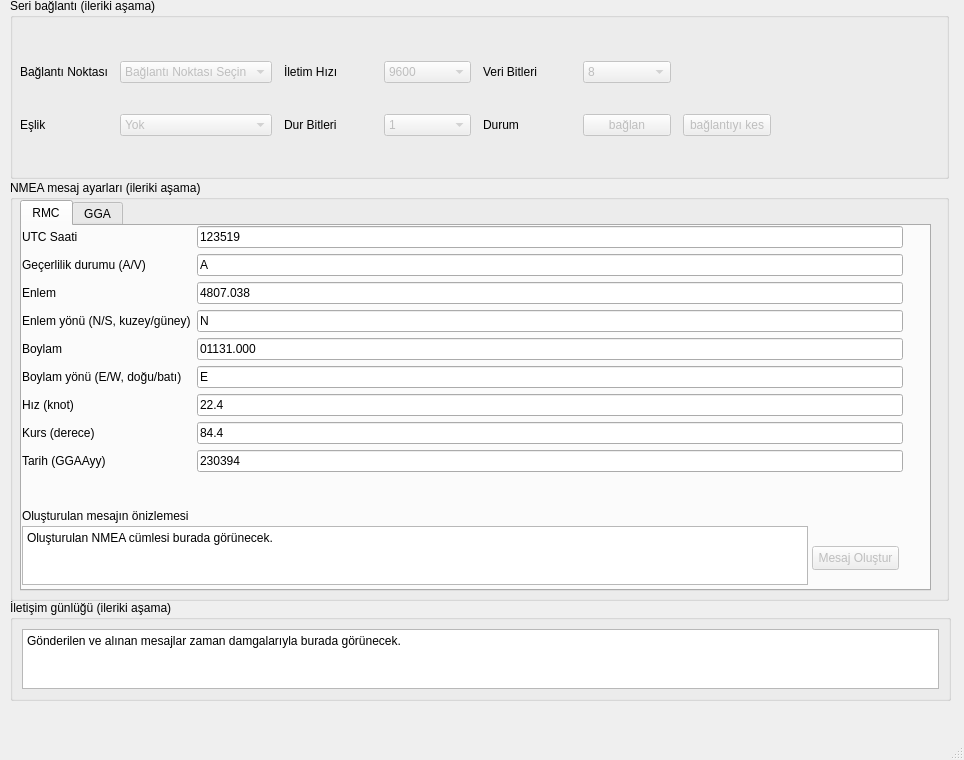
<?xml version="1.0" encoding="UTF-8"?>
<ui version="4.0">
 <class>MainWindow</class>
 <widget class="QMainWindow" name="MainWindow">
  <property name="geometry">
   <rect>
    <x>0</x>
    <y>0</y>
    <width>964</width>
    <height>760</height>
   </rect>
  </property>
  <property name="windowTitle">
   <string>NMEA0183 Haberleşme Simülatörü</string>
  </property>
  <widget class="QWidget" name="centralwidget">
   <widget class="QGroupBox" name="groupBox">
    <property name="geometry">
     <rect>
      <x>10</x>
      <y>-2</y>
      <width>939</width>
      <height>181</height>
     </rect>
    </property>
    <property name="title">
     <string>Seri bağlantı (ileriki aşama)</string>
    </property>
    <widget class="QWidget" name="layoutWidget">
     <property name="geometry">
      <rect>
       <x>10</x>
       <y>40</y>
       <width>751</width>
       <height>121</height>
      </rect>
     </property>
     <layout class="QGridLayout" name="gridLayout">
      <property name="horizontalSpacing">
       <number>12</number>
      </property>
      <property name="verticalSpacing">
       <number>8</number>
      </property>
      <item row="0" column="0">
       <widget class="QLabel" name="label_3">
        <property name="text">
         <string>Bağlantı Noktası</string>
        </property>
       </widget>
      </item>
      <item row="0" column="1">
       <widget class="QComboBox" name="comboBox_5">
        <property name="enabled">
         <bool>false</bool>
        </property>
        <item>
         <property name="text">
          <string>Bağlantı Noktası Seçin</string>
         </property>
        </item>
       </widget>
      </item>
      <item row="0" column="2">
       <widget class="QLabel" name="label_5">
        <property name="text">
         <string>İletim Hızı</string>
        </property>
       </widget>
      </item>
      <item row="0" column="3">
       <widget class="QComboBox" name="comboBox_4">
        <property name="enabled">
         <bool>false</bool>
        </property>
        <item>
         <property name="text">
          <string>9600</string>
         </property>
        </item>
        <item>
         <property name="text">
          <string>115200</string>
         </property>
        </item>
       </widget>
      </item>
      <item row="0" column="4">
       <widget class="QLabel" name="label_2">
        <property name="text">
         <string>Veri Bitleri</string>
        </property>
       </widget>
      </item>
      <item row="0" column="5">
       <widget class="QComboBox" name="comboBox_3">
        <property name="enabled">
         <bool>false</bool>
        </property>
        <item>
         <property name="text">
          <string>8</string>
         </property>
        </item>
        <item>
         <property name="text">
          <string>7</string>
         </property>
        </item>
       </widget>
      </item>
      <item row="1" column="0">
       <widget class="QLabel" name="label">
        <property name="text">
         <string>Eşlik</string>
        </property>
       </widget>
      </item>
      <item row="1" column="1">
       <widget class="QComboBox" name="comboBox_2">
        <property name="enabled">
         <bool>false</bool>
        </property>
        <item>
         <property name="text">
          <string>Yok</string>
         </property>
        </item>
        <item>
         <property name="text">
          <string>Çift</string>
         </property>
        </item>
        <item>
         <property name="text">
          <string>Tek</string>
         </property>
        </item>
       </widget>
      </item>
      <item row="1" column="2">
       <widget class="QLabel" name="label_6">
        <property name="text">
         <string>Dur Bitleri</string>
        </property>
       </widget>
      </item>
      <item row="1" column="3">
       <widget class="QComboBox" name="comboBox">
        <property name="enabled">
         <bool>false</bool>
        </property>
        <item>
         <property name="text">
          <string>1</string>
         </property>
        </item>
        <item>
         <property name="text">
          <string>2</string>
         </property>
        </item>
       </widget>
      </item>
      <item row="1" column="4">
       <widget class="QLabel" name="label_4">
        <property name="text">
         <string>Durum</string>
        </property>
       </widget>
      </item>
      <item row="1" column="5">
       <widget class="QPushButton" name="pushButton">
        <property name="enabled">
         <bool>false</bool>
        </property>
        <property name="text">
         <string>bağlan</string>
        </property>
       </widget>
      </item>
      <item row="1" column="6">
       <widget class="QPushButton" name="pushButton_2">
        <property name="enabled">
         <bool>false</bool>
        </property>
        <property name="text">
         <string>bağlantıyı kes</string>
        </property>
       </widget>
      </item>
     </layout>
    </widget>
   </widget>
   <widget class="QGroupBox" name="groupBox_3">
    <property name="geometry">
     <rect>
      <x>10</x>
      <y>600</y>
      <width>941</width>
      <height>101</height>
     </rect>
    </property>
    <property name="title">
     <string>İletişim günlüğü (ileriki aşama)</string>
    </property>
    <layout class="QVBoxLayout" name="verticalLayout">
     <item>
      <widget class="QPlainTextEdit" name="plainTextEdit_3">
       <property name="plainText">
        <string>Gönderilen ve alınan mesajlar zaman damgalarıyla burada görünecek.</string>
       </property>
      </widget>
     </item>
    </layout>
   </widget>
   <widget class="QGroupBox" name="groupBox_2">
    <property name="geometry">
     <rect>
      <x>10</x>
      <y>180</y>
      <width>939</width>
      <height>421</height>
     </rect>
    </property>
    <property name="title">
     <string>NMEA mesaj ayarları (ileriki aşama)</string>
    </property>
    <widget class="QTabWidget" name="tabWidget">
     <property name="geometry">
      <rect>
       <x>10</x>
       <y>20</y>
       <width>911</width>
       <height>391</height>
      </rect>
     </property>
     <property name="currentIndex">
      <number>0</number>
     </property>
     <widget class="QWidget" name="tab">
      <attribute name="title">
       <string>RMC</string>
      </attribute>
      <widget class="QPushButton" name="pushButton_4">
       <property name="enabled">
        <bool>false</bool>
       </property>
       <property name="geometry">
        <rect>
         <x>790</x>
         <y>320</y>
         <width>87</width>
         <height>24</height>
        </rect>
       </property>
       <property name="text">
        <string>Mesaj Oluştur</string>
       </property>
      </widget>
      <widget class="QPlainTextEdit" name="plainTextEdit_2">
       <property name="geometry">
        <rect>
         <x>0</x>
         <y>300</y>
         <width>786</width>
         <height>59</height>
        </rect>
       </property>
       <property name="readOnly">
        <bool>true</bool>
       </property>
       <property name="plainText">
        <string>Oluşturulan NMEA cümlesi burada görünecek.</string>
       </property>
      </widget>
      <widget class="QLabel" name="label_34">
       <property name="geometry">
        <rect>
         <x>0</x>
         <y>280</y>
         <width>181</width>
         <height>20</height>
        </rect>
       </property>
       <property name="text">
        <string>Oluşturulan mesajın önizlemesi</string>
       </property>
      </widget>
      <widget class="QWidget" name="layoutWidget">
       <property name="geometry">
        <rect>
         <x>0</x>
         <y>0</y>
         <width>881</width>
         <height>266</height>
        </rect>
       </property>
       <layout class="QFormLayout" name="formLayout">
        <item row="0" column="0">
         <widget class="QLabel" name="label_8">
          <property name="text">
           <string>UTC Saati</string>
          </property>
         </widget>
        </item>
        <item row="0" column="1">
         <widget class="QLineEdit" name="lineEdit">
          <property name="text">
           <string>123519</string>
          </property>
         </widget>
        </item>
        <item row="1" column="0">
         <widget class="QLabel" name="label_7">
          <property name="text">
           <string>Geçerlilik durumu (A/V)</string>
          </property>
         </widget>
        </item>
        <item row="1" column="1">
         <widget class="QLineEdit" name="lineEdit_7">
          <property name="text">
           <string>A</string>
          </property>
         </widget>
        </item>
        <item row="2" column="0">
         <widget class="QLabel" name="label_9">
          <property name="text">
           <string>Enlem</string>
          </property>
         </widget>
        </item>
        <item row="2" column="1">
         <widget class="QLineEdit" name="lineEdit_2">
          <property name="text">
           <string>4807.038</string>
          </property>
         </widget>
        </item>
        <item row="3" column="0">
         <widget class="QLabel" name="label_10">
          <property name="text">
           <string>Enlem yönü (N/S, kuzey/güney)</string>
          </property>
         </widget>
        </item>
        <item row="3" column="1">
         <widget class="QLineEdit" name="lineEdit_8">
          <property name="text">
           <string>N</string>
          </property>
         </widget>
        </item>
        <item row="4" column="0">
         <widget class="QLabel" name="label_11">
          <property name="text">
           <string>Boylam</string>
          </property>
         </widget>
        </item>
        <item row="4" column="1">
         <widget class="QLineEdit" name="lineEdit_6">
          <property name="text">
           <string>01131.000</string>
          </property>
         </widget>
        </item>
        <item row="5" column="0">
         <widget class="QLabel" name="label_12">
          <property name="text">
           <string>Boylam yönü (E/W, doğu/batı)</string>
          </property>
         </widget>
        </item>
        <item row="5" column="1">
         <widget class="QLineEdit" name="lineEdit_5">
          <property name="text">
           <string>E</string>
          </property>
         </widget>
        </item>
        <item row="6" column="0">
         <widget class="QLabel" name="label_13">
          <property name="text">
           <string>Hız (knot)</string>
          </property>
         </widget>
        </item>
        <item row="6" column="1">
         <widget class="QLineEdit" name="lineEdit_3">
          <property name="text">
           <string>22.4</string>
          </property>
         </widget>
        </item>
        <item row="7" column="0">
         <widget class="QLabel" name="label_14">
          <property name="text">
           <string>Kurs (derece)</string>
          </property>
         </widget>
        </item>
        <item row="7" column="1">
         <widget class="QLineEdit" name="lineEdit_9">
          <property name="text">
           <string>84.4</string>
          </property>
         </widget>
        </item>
        <item row="8" column="0">
         <widget class="QLabel" name="label_15">
          <property name="text">
           <string>Tarih (GGAAyy)</string>
          </property>
         </widget>
        </item>
        <item row="8" column="1">
         <widget class="QLineEdit" name="lineEdit_4">
          <property name="text">
           <string>230394</string>
          </property>
         </widget>
        </item>
       </layout>
      </widget>
     </widget>
     <widget class="QWidget" name="tab_2">
      <attribute name="title">
       <string>GGA</string>
      </attribute>
      <widget class="QLabel" name="label_33">
       <property name="geometry">
        <rect>
         <x>0</x>
         <y>280</y>
         <width>181</width>
         <height>20</height>
        </rect>
       </property>
       <property name="text">
        <string>Oluşturulan mesajın önizlemesi</string>
       </property>
      </widget>
      <widget class="QWidget" name="layoutWidget">
       <property name="geometry">
        <rect>
         <x>0</x>
         <y>0</y>
         <width>881</width>
         <height>236</height>
        </rect>
       </property>
       <layout class="QFormLayout" name="formLayout_2">
        <item row="0" column="0">
         <widget class="QLabel" name="label_25">
          <property name="text">
           <string>UTC saati</string>
          </property>
         </widget>
        </item>
        <item row="0" column="1">
         <widget class="QLineEdit" name="lineEdit_19">
          <property name="text">
           <string>123519</string>
          </property>
         </widget>
        </item>
        <item row="1" column="0">
         <widget class="QLabel" name="label_26">
          <property name="text">
           <string>Enlem</string>
          </property>
         </widget>
        </item>
        <item row="1" column="1">
         <widget class="QLineEdit" name="lineEdit_20">
          <property name="text">
           <string>4807.038</string>
          </property>
         </widget>
        </item>
        <item row="2" column="0">
         <widget class="QLabel" name="label_27">
          <property name="text">
           <string>Enlem yönü (N/S, kuzey/güney)</string>
          </property>
         </widget>
        </item>
        <item row="2" column="1">
         <widget class="QLineEdit" name="lineEdit_21">
          <property name="text">
           <string>N</string>
          </property>
         </widget>
        </item>
        <item row="3" column="0">
         <widget class="QLabel" name="label_29">
          <property name="text">
           <string>Boylam</string>
          </property>
         </widget>
        </item>
        <item row="3" column="1">
         <widget class="QLineEdit" name="lineEdit_22">
          <property name="text">
           <string>01131.000</string>
          </property>
         </widget>
        </item>
        <item row="4" column="0">
         <widget class="QLabel" name="label_30">
          <property name="text">
           <string>Boylam yönü (E/W, doğu/batı)</string>
          </property>
         </widget>
        </item>
        <item row="4" column="1">
         <widget class="QLineEdit" name="lineEdit_23">
          <property name="text">
           <string>E</string>
          </property>
         </widget>
        </item>
        <item row="5" column="0">
         <widget class="QLabel" name="label_31">
          <property name="text">
           <string>Konum düzeltme kalitesi</string>
          </property>
         </widget>
        </item>
        <item row="5" column="1">
         <widget class="QLineEdit" name="lineEdit_24">
          <property name="text">
           <string>1</string>
          </property>
         </widget>
        </item>
        <item row="6" column="0">
         <widget class="QLabel" name="label_32">
          <property name="text">
           <string>Uydu sayısı</string>
          </property>
         </widget>
        </item>
        <item row="6" column="1">
         <widget class="QLineEdit" name="lineEdit_25">
          <property name="text">
           <string>08</string>
          </property>
         </widget>
        </item>
        <item row="7" column="0">
         <widget class="QLabel" name="label_28">
          <property name="text">
           <string>Yükseklik (m)</string>
          </property>
         </widget>
        </item>
        <item row="7" column="1">
         <widget class="QLineEdit" name="lineEdit_26">
          <property name="text">
           <string>545.4</string>
          </property>
         </widget>
        </item>
       </layout>
      </widget>
      <widget class="QWidget" name="layoutWidget">
       <property name="geometry">
        <rect>
         <x>0</x>
         <y>300</y>
         <width>881</width>
         <height>72</height>
        </rect>
       </property>
       <layout class="QHBoxLayout" name="horizontalLayout_3">
        <item>
         <widget class="QPlainTextEdit" name="plainTextEdit">
          <property name="readOnly">
           <bool>true</bool>
          </property>
          <property name="plainText">
           <string>Oluşturulan NMEA cümlesi burada görünecek.</string>
          </property>
         </widget>
        </item>
        <item>
         <widget class="QPushButton" name="pushButton_3">
          <property name="enabled">
           <bool>false</bool>
          </property>
          <property name="text">
           <string>Mesaj Oluştur</string>
          </property>
         </widget>
        </item>
       </layout>
      </widget>
     </widget>
    </widget>
   </widget>
  </widget>
  <widget class="QMenuBar" name="menubar">
   <property name="geometry">
    <rect>
     <x>0</x>
     <y>0</y>
     <width>964</width>
     <height>21</height>
    </rect>
   </property>
  </widget>
  <widget class="QStatusBar" name="statusbar"/>
 </widget>
 <resources/>
 <connections/>
</ui>
